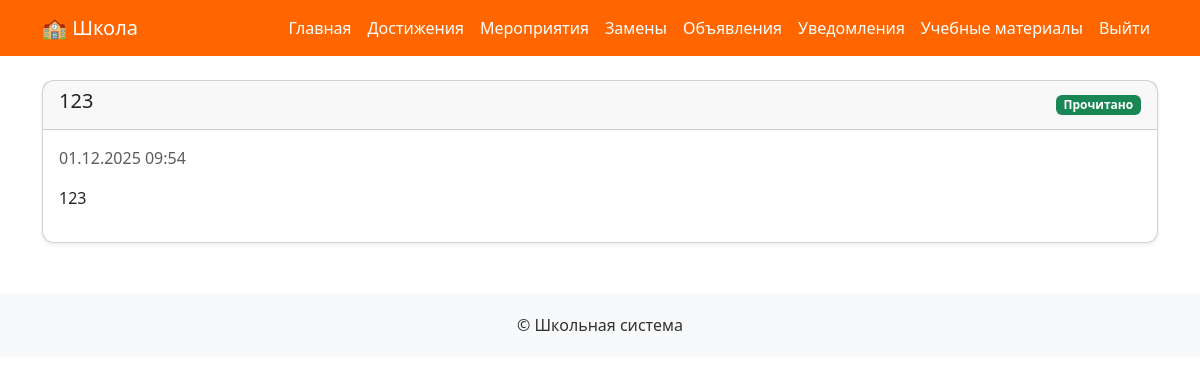
Page /notifications/2/ (signed in) on the committed database.
### notifications/models.py (models this page shows, shortened)
class Notification(models.Model):
    sender = models.ForeignKey(CustomUser, on_delete=models.CASCADE, related_name='sent_notifications')
    receiver = models.ForeignKey(CustomUser, on_delete=models.CASCADE, related_name='received_notifications', null=True, blank=True)
    to_all_teachers = models.BooleanField(default=False)
    title = models.CharField(max_length=255)
    message = models.TextField()
    attachment = models.FileField(upload_to='notifications/', blank=True, null=True)
    is_read = models.BooleanField(default=False)
    created_at = models.DateTimeField(auto_now_add=True)
    class Meta:
        ordering = ['-created_at']

### notifications/views.py (the view)
# urls.py: path('<int:pk>/', views.notification_detail, name='notification_detail'),
@login_required
def notification_detail(request, pk):
    notification = get_object_or_404(Notification, pk=pk)
    if notification.receiver and notification.receiver != request.user:
        return redirect('notifications:list_notifications')
    if not notification.is_read and (notification.receiver == request.user or notification.to_all_teachers):
        notification.is_read = True
        notification.save()
    return render(request, "notifications/notification_detail.html", {"notification": notification})

### templates/notifications/notification_detail.html (shortened to what this page needs)
{% extends "base.html" %}
{% block content %}
<div class="card shadow-sm">
    <div class="card-header d-flex justify-content-between align-items-center">
        <h5>{{ notification.title }}</h5>
        {% if not notification.is_read %}
            <span class="badge bg-primary">Новое</span>
        {% else %}
            <span class="badge bg-success">Прочитано</span>
        {% endif %}
    </div>
    <div class="card-body">
        <p class="text-muted">{{ notification.created_at|date:"d.m.Y H:i" }}</p>
        <p>{{ notification.message }}</p>
    </div>
</div>
{% endblock %}

### templates/base.html (style rules this page uses)
body { background-color: #ffffff; color: #333; }
.card { border-radius: 12px; box-shadow: 0 4px 8px rgba(0,0,0,0.1); }

### rows in the picture
Notification: title "123", created_at "01.12.2025 09:54", message "123"
